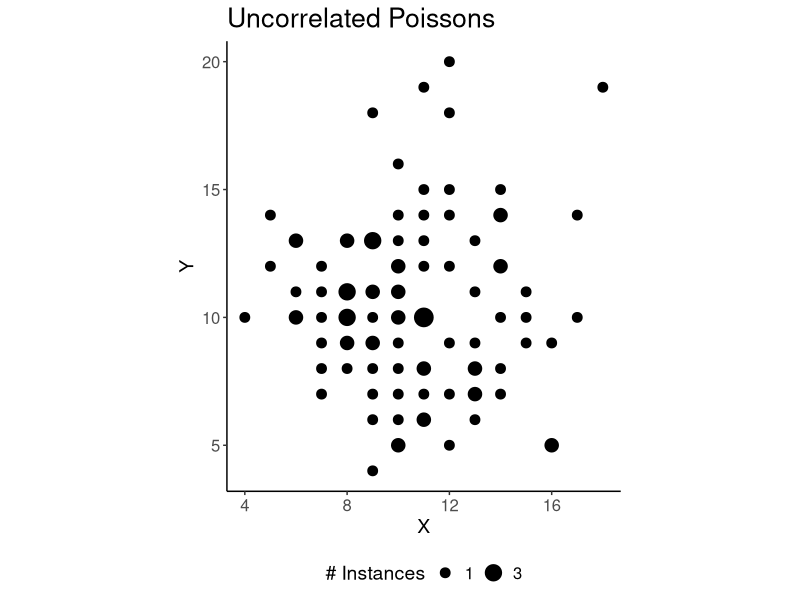
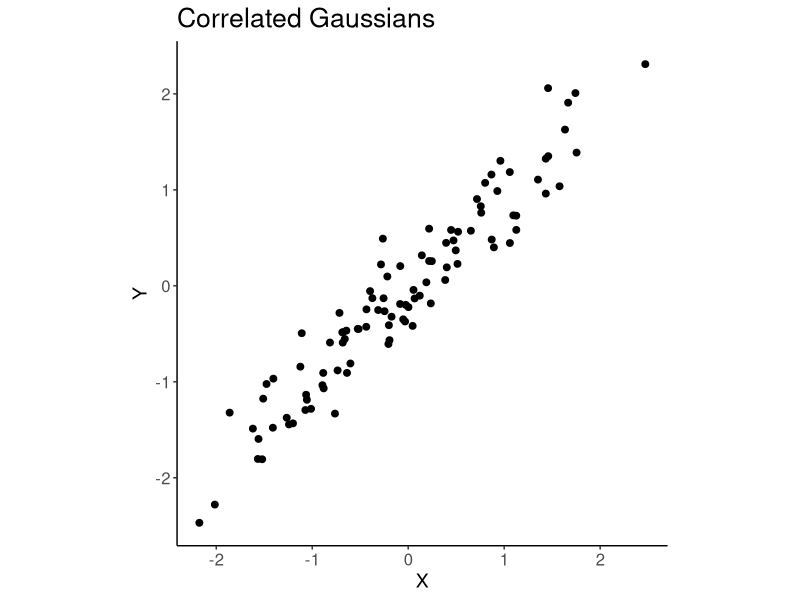
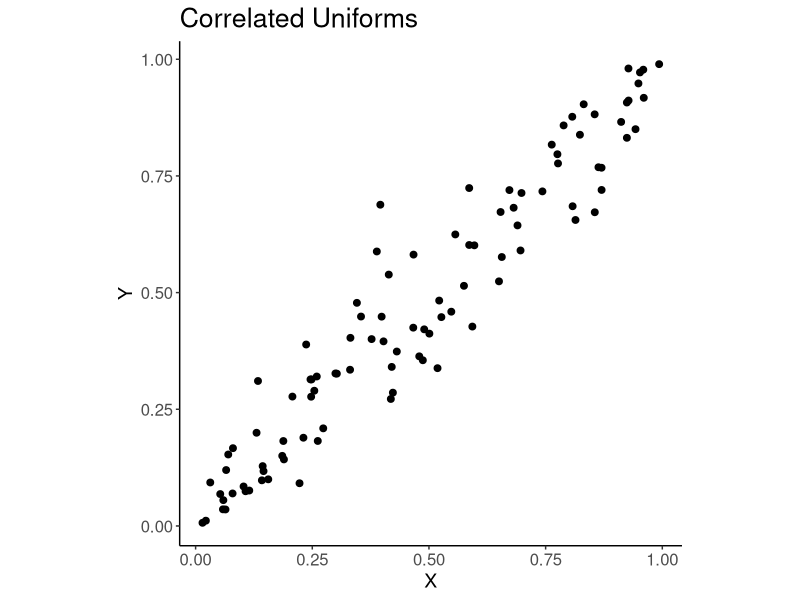
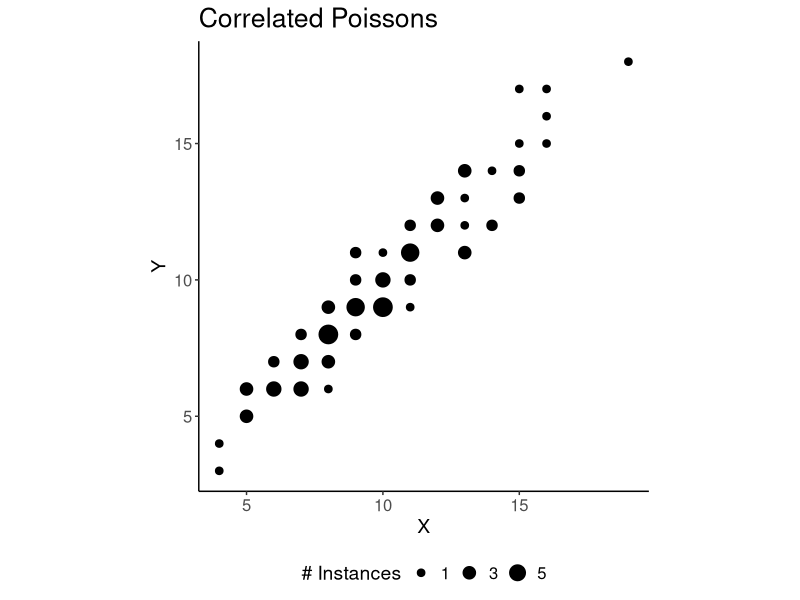

Generate these figures, in order, with R:
## ---- chunk 1
library(knitr)
library(mvtnorm)
library(tidyverse)
opts_chunk$set(cache = FALSE)
## ---- chunk 2
x <- matrix(rpois(100 * 2, 10), 
            ncol = 2)
head(x)
## ---- chunk 3
theme_set(theme_classic())
as_tibble(x) |>
  count(V1, V2) |>
  ggplot() +
  geom_point(aes(V1, V2, size = n)) +
  coord_fixed() +
  labs(x = "X", y = "Y", size = "# Instances", title = "Uncorrelated Poissons") +
  scale_size_area(breaks = c(1, 3, 5)) +
  theme(
    axis.title = element_text(size = 14),
    legend.title = element_text(size = 14),
    axis.text = element_text(size = 12),
    legend.text = element_text(size = 12),
    legend.position = "bottom",
    title = element_text(size = 16)
  )
## ---- chunk 4
Sigma <- matrix(
  c(1, 0.95, 0.95, 1), 
  nrow = 2
)
z <- rmvnorm(100, sigma = Sigma)
head(z)
## ---- chunk 5
ggplot(as_tibble(z)) +
  geom_point(aes(V1, V2), size = 2) +
  coord_fixed() +
  labs(x = "X", y = "Y", title = "Correlated Gaussians") +
  theme(
    axis.title = element_text(size = 14),
    legend.title = element_text(size = 14),
    axis.text = element_text(size = 12),
    legend.text = element_text(size = 12),
    title = element_text(size = 16)
  )
## ---- chunk 6
u <- pnorm(z)
head(u)
## ---- chunk 7
ggplot(as_tibble(u)) +
  geom_point(aes(V1, V2), size = 2) +
  coord_fixed() +
  labs(x = "X", y = "Y", title = "Correlated Uniforms") +
  theme(
    axis.title = element_text(size = 14),
    legend.title = element_text(size = 14),
    axis.text = element_text(size = 12),
    legend.text = element_text(size = 12),
    title = element_text(size = 16)
  )
## ---- chunk 8
x_new <- qpois(u, lambda = 10)
head(x_new)
## ---- chunk 9
as_tibble(x_new) |>
  count(V1, V2) |>
  ggplot() +
  geom_point(aes(V1, V2, size = n)) +
  coord_fixed() +
  labs(x = "X", y = "Y", size = "# Instances", title = "Correlated Poissons") +
  scale_size_area(breaks = c(1, 3, 5)) +
  theme(
    axis.title = element_text(size = 14),
    legend.title = element_text(size = 14),
    axis.text = element_text(size = 12),
    legend.text = element_text(size = 12),
    legend.position = "bottom",
    title = element_text(size = 16)
  )
